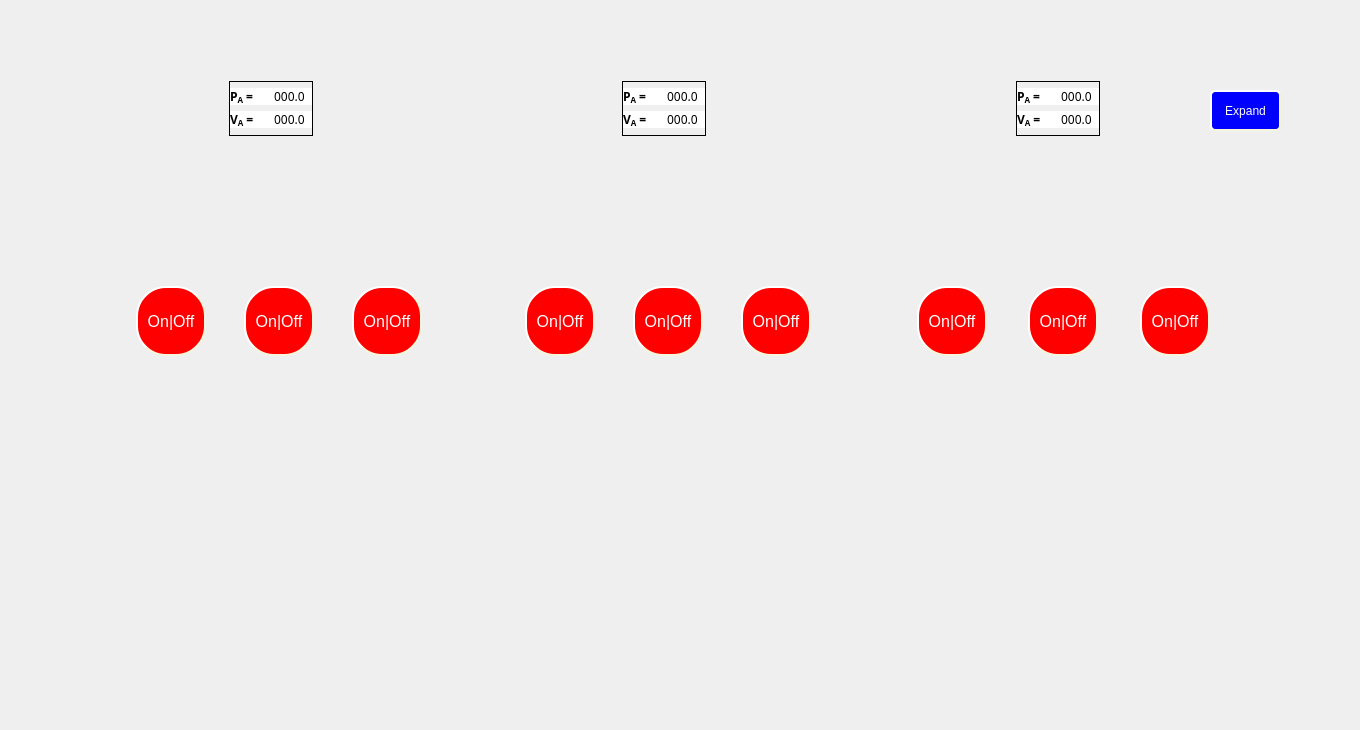
    <widget class="QWidget" name="CapacitiveLoads">
     <attribute name="title">
      <string>Capacitive Loads</string>
     </attribute>
     <widget class="QLabel" name="label_3">
      <property name="geometry">
       <rect>
        <x>0</x>
        <y>0</y>
        <width>1351</width>
        <height>721</height>
       </rect>
      </property>
      <property name="styleSheet">
       <string notr="true">border-image: url(:/img/Cap.png);</string>
      </property>
      <property name="text">
       <string/>
      </property>
     </widget>
     <widget class="QPushButton" name="btnC1">
      <property name="geometry">
       <rect>
        <x>136</x>
        <y>286</y>
        <width>70</width>
        <height>70</height>
       </rect>
      </property>
      <property name="sizePolicy">
       <sizepolicy hsizetype="Preferred" vsizetype="Fixed">
        <horstretch>0</horstretch>
        <verstretch>0</verstretch>
       </sizepolicy>
      </property>
      <property name="minimumSize">
       <size>
        <width>70</width>
        <height>70</height>
       </size>
      </property>
      <property name="maximumSize">
       <size>
        <width>70</width>
        <height>70</height>
       </size>
      </property>
      <property name="styleSheet">
       <string notr="true">#btnC1{
background-color: red;
border-radius: 30px;
border-style: outset;
border-width: 2px;
border-color: beige;
padding: 3px;
max-width:60px;
max-height:60px;
min-width:60px;
min-height:60px;
font-size:16px;
font-weight:300;
color: white;
text-align:center;
}
#btnC1:checked{
	background-color: green;
}</string>
      </property>
      <property name="text">
       <string>On|Off</string>
      </property>
      <property name="checkable">
       <bool>true</bool>
      </property>
     </widget>
     <widget class="QPushButton" name="btnC2">
      <property name="geometry">
       <rect>
        <x>244</x>
        <y>286</y>
        <width>70</width>
        <height>70</height>
       </rect>
      </property>
      <property name="sizePolicy">
       <sizepolicy hsizetype="Preferred" vsizetype="Fixed">
        <horstretch>0</horstretch>
        <verstretch>0</verstretch>
       </sizepolicy>
      </property>
      <property name="minimumSize">
       <size>
        <width>70</width>
        <height>70</height>
       </size>
      </property>
      <property name="maximumSize">
       <size>
        <width>70</width>
        <height>70</height>
       </size>
      </property>
      <property name="styleSheet">
       <string notr="true">#btnC2{
background-color: red;
border-radius: 30px;
border-style: outset;
border-width: 2px;
border-color: beige;
padding: 3px;
max-width:60px;
max-height:60px;
min-width:60px;
min-height:60px;
font-size:16px;
font-weight:300;
color: white;
text-align:center;
}
#btnC2:checked{
	background-color: green;
}</string>
      </property>
      <property name="text">
       <string>On|Off</string>
      </property>
      <property name="checkable">
       <bool>true</bool>
      </property>
     </widget>
     <widget class="QPushButton" name="btnC3">
      <property name="geometry">
       <rect>
        <x>352</x>
        <y>286</y>
        <width>70</width>
        <height>70</height>
       </rect>
      </property>
      <property name="sizePolicy">
       <sizepolicy hsizetype="Preferred" vsizetype="Fixed">
        <horstretch>0</horstretch>
        <verstretch>0</verstretch>
       </sizepolicy>
      </property>
      <property name="minimumSize">
       <size>
        <width>70</width>
        <height>70</height>
       </size>
      </property>
      <property name="maximumSize">
       <size>
        <width>70</width>
        <height>70</height>
       </size>
      </property>
      <property name="styleSheet">
       <string notr="true">#btnC3{
background-color: red;
border-radius: 30px;
border-style: outset;
border-width: 2px;
border-color: beige;
padding: 3px;
max-width:60px;
max-height:60px;
min-width:60px;
min-height:60px;
font-size:16px;
font-weight:300;
color: white;
text-align:center;
}
#btnC3:checked{
	background-color: green;
}</string>
      </property>
      <property name="text">
       <string>On|Off</string>
      </property>
      <property name="checkable">
       <bool>true</bool>
      </property>
     </widget>
     <widget class="QPushButton" name="btnC4">
      <property name="geometry">
       <rect>
        <x>525</x>
        <y>286</y>
        <width>70</width>
        <height>70</height>
       </rect>
      </property>
      <property name="sizePolicy">
       <sizepolicy hsizetype="Preferred" vsizetype="Fixed">
        <horstretch>0</horstretch>
        <verstretch>0</verstretch>
       </sizepolicy>
      </property>
      <property name="minimumSize">
       <size>
        <width>70</width>
        <height>70</height>
       </size>
      </property>
      <property name="maximumSize">
       <size>
        <width>70</width>
        <height>70</height>
       </size>
      </property>
      <property name="styleSheet">
       <string notr="true">#btnC4{
background-color: red;
border-radius: 30px;
border-style: outset;
border-width: 2px;
border-color: beige;
padding: 3px;
max-width:60px;
max-height:60px;
min-width:60px;
min-height:60px;
font-size:16px;
font-weight:300;
color: white;
text-align:center;
}
#btnC4:checked{
	background-color: green;
}</string>
      </property>
      <property name="text">
       <string>On|Off</string>
      </property>
      <property name="checkable">
       <bool>true</bool>
      </property>
     </widget>
     <widget class="QPushButton" name="btnC5">
      <property name="geometry">
       <rect>
        <x>633</x>
        <y>286</y>
        <width>70</width>
        <height>70</height>
       </rect>
      </property>
      <property name="sizePolicy">
       <sizepolicy hsizetype="Preferred" vsizetype="Fixed">
        <horstretch>0</horstretch>
        <verstretch>0</verstretch>
       </sizepolicy>
      </property>
      <property name="minimumSize">
       <size>
        <width>70</width>
        <height>70</height>
       </size>
      </property>
      <property name="maximumSize">
       <size>
        <width>70</width>
        <height>70</height>
       </size>
      </property>
      <property name="styleSheet">
       <string notr="true">#btnC5{
background-color: red;
border-radius: 30px;
border-style: outset;
border-width: 2px;
border-color: beige;
padding: 3px;
max-width:60px;
max-height:60px;
min-width:60px;
min-height:60px;
font-size:16px;
font-weight:300;
color: white;
text-align:center;
}
#btnC5:checked{
	background-color: green;
}</string>
      </property>
      <property name="text">
       <string>On|Off</string>
      </property>
      <property name="checkable">
       <bool>true</bool>
      </property>
     </widget>
     <widget class="QPushButton" name="btnC6">
      <property name="geometry">
       <rect>
        <x>741</x>
        <y>286</y>
        <width>70</width>
        <height>70</height>
       </rect>
      </property>
      <property name="sizePolicy">
       <sizepolicy hsizetype="Preferred" vsizetype="Fixed">
        <horstretch>0</horstretch>
        <verstretch>0</verstretch>
       </sizepolicy>
      </property>
      <property name="minimumSize">
       <size>
        <width>70</width>
        <height>70</height>
       </size>
      </property>
      <property name="maximumSize">
       <size>
        <width>70</width>
        <height>70</height>
       </size>
      </property>
      <property name="styleSheet">
       <string notr="true">#btnC6{
background-color: red;
border-radius: 30px;
border-style: outset;
border-width: 2px;
border-color: beige;
padding: 3px;
max-width:60px;
max-height:60px;
min-width:60px;
min-height:60px;
font-size:16px;
font-weight:300;
color: white;
text-align:center;
}
#btnC6:checked{
	background-color: green;
}</string>
      </property>
      <property name="text">
       <string>On|Off</string>
      </property>
      <property name="checkable">
       <bool>true</bool>
      </property>
     </widget>
     <widget class="QPushButton" name="btnC7">
      <property name="geometry">
       <rect>
        <x>917</x>
        <y>286</y>
        <width>70</width>
        <height>70</height>
       </rect>
      </property>
      <property name="sizePolicy">
       <sizepolicy hsizetype="Preferred" vsizetype="Fixed">
        <horstretch>0</horstretch>
        <verstretch>0</verstretch>
       </sizepolicy>
      </property>
      <property name="minimumSize">
       <size>
        <width>70</width>
        <height>70</height>
       </size>
      </property>
      <property name="maximumSize">
       <size>
        <width>70</width>
        <height>70</height>
       </size>
      </property>
      <property name="styleSheet">
       <string notr="true">#btnC7{
background-color: red;
border-radius: 30px;
border-style: outset;
border-width: 2px;
border-color: beige;
padding: 3px;
max-width:60px;
max-height:60px;
min-width:60px;
min-height:60px;
font-size:16px;
font-weight:300;
color: white;
text-align:center;
}
#btnC7:checked{
	background-color: green;
}</string>
      </property>
      <property name="text">
       <string>On|Off</string>
      </property>
      <property name="checkable">
       <bool>true</bool>
      </property>
     </widget>
     <widget class="QPushButton" name="btnC8">
      <property name="geometry">
       <rect>
        <x>1028</x>
        <y>286</y>
        <width>70</width>
        <height>70</height>
       </rect>
      </property>
      <property name="sizePolicy">
       <sizepolicy hsizetype="Preferred" vsizetype="Fixed">
        <horstretch>0</horstretch>
        <verstretch>0</verstretch>
       </sizepolicy>
      </property>
      <property name="minimumSize">
       <size>
        <width>70</width>
        <height>70</height>
       </size>
      </property>
      <property name="maximumSize">
       <size>
        <width>70</width>
        <height>70</height>
       </size>
      </property>
      <property name="styleSheet">
       <string notr="true">#btnC8{
background-color: red;
border-radius: 30px;
border-style: outset;
border-width: 2px;
border-color: beige;
padding: 3px;
max-width:60px;
max-height:60px;
min-width:60px;
min-height:60px;
font-size:16px;
font-weight:300;
color: white;
text-align:center;
}
#btnC8:checked{
	background-color: green;
}</string>
      </property>
      <property name="text">
       <string>On|Off</string>
      </property>
      <property name="checkable">
       <bool>true</bool>
      </property>
     </widget>
     <widget class="QPushButton" name="btnC9">
      <property name="geometry">
       <rect>
        <x>1140</x>
        <y>286</y>
        <width>70</width>
        <height>70</height>
       </rect>
      </property>
      <property name="sizePolicy">
       <sizepolicy hsizetype="Preferred" vsizetype="Fixed">
        <horstretch>0</horstretch>
        <verstretch>0</verstretch>
       </sizepolicy>
      </property>
      <property name="minimumSize">
       <size>
        <width>70</width>
        <height>70</height>
       </size>
      </property>
      <property name="maximumSize">
       <size>
        <width>70</width>
        <height>70</height>
       </size>
      </property>
      <property name="styleSheet">
       <string notr="true">#btnC9{
background-color: red;
border-radius: 30px;
border-style: outset;
border-width: 2px;
border-color: beige;
padding: 3px;
max-width:60px;
max-height:60px;
min-width:60px;
min-height:60px;
font-size:16px;
font-weight:300;
color: white;
text-align:center;
}
#btnC9:checked{
	background-color: green;
}</string>
      </property>
      <property name="text">
       <string>On|Off</string>
      </property>
      <property name="checkable">
       <bool>true</bool>
      </property>
     </widget>
     <widget class="QFrame" name="frame">
      <property name="geometry">
       <rect>
        <x>229</x>
        <y>81</y>
        <width>84</width>
        <height>55</height>
       </rect>
      </property>
      <property name="frameShape">
       <enum>QFrame::Panel</enum>
      </property>
      <layout class="QHBoxLayout" name="horizontalLayout">
       <property name="spacing">
        <number>0</number>
       </property>
       <property name="leftMargin">
        <number>0</number>
       </property>
       <property name="topMargin">
        <number>0</number>
       </property>
       <property name="rightMargin">
        <number>0</number>
       </property>
       <property name="bottomMargin">
        <number>0</number>
       </property>
       <item>
        <layout class="QVBoxLayout" name="verticalLayout">
         <item>
          <widget class="QLabel" name="Pa_label_left_CapLoad">
           <property name="sizePolicy">
            <sizepolicy hsizetype="Expanding" vsizetype="Fixed">
             <horstretch>0</horstretch>
             <verstretch>0</verstretch>
            </sizepolicy>
           </property>
           <property name="font">
            <font>
             <family>Inter UI</family>
             <pointsize>9</pointsize>
             <weight>75</weight>
             <bold>true</bold>
             <stylestrategy>PreferDefault</stylestrategy>
            </font>
           </property>
           <property name="styleSheet">
            <string notr="true">background-color: rgb(255, 255, 255);</string>
           </property>
           <property name="text">
            <string>&lt;html&gt;&lt;head/&gt;&lt;body&gt;&lt;p&gt;P&lt;span style=&quot; vertical-align:sub;&quot;&gt;A&lt;/span&gt; =&lt;/p&gt;&lt;/body&gt;&lt;/html&gt;</string>
           </property>
          </widget>
         </item>
         <item>
          <widget class="QLabel" name="Va_label_left_CapLoad">
           <property name="sizePolicy">
            <sizepolicy hsizetype="Expanding" vsizetype="Fixed">
             <horstretch>0</horstretch>
             <verstretch>0</verstretch>
            </sizepolicy>
           </property>
           <property name="font">
            <font>
             <family>Inter UI</family>
             <pointsize>9</pointsize>
             <weight>75</weight>
             <bold>true</bold>
            </font>
           </property>
           <property name="styleSheet">
            <string notr="true">background-color: rgb(255, 255, 255);</string>
           </property>
           <property name="text">
            <string>&lt;html&gt;&lt;head/&gt;&lt;body&gt;&lt;p&gt;V&lt;span style=&quot; vertical-align:sub;&quot;&gt;A&lt;/span&gt; =&lt;/p&gt;&lt;/body&gt;&lt;/html&gt;</string>
           </property>
          </widget>
         </item>
        </layout>
       </item>
       <item>
        <layout class="QVBoxLayout" name="verticalLayout_2">
         <item>
          <widget class="QLabel" name="Pa_live_label_left_CapLoad">
           <property name="sizePolicy">
            <sizepolicy hsizetype="Expanding" vsizetype="Fixed">
             <horstretch>0</horstretch>
             <verstretch>0</verstretch>
            </sizepolicy>
           </property>
           <property name="font">
            <font>
             <family>Inter UI Medium</family>
             <pointsize>9</pointsize>
            </font>
           </property>
           <property name="styleSheet">
            <string notr="true">background-color: rgb(255, 255, 255);</string>
           </property>
           <property name="text">
            <string> 000.0 </string>
           </property>
          </widget>
         </item>
         <item>
          <widget class="QLabel" name="Va_live_label_left_CapLoad">
           <property name="sizePolicy">
            <sizepolicy hsizetype="Expanding" vsizetype="Fixed">
             <horstretch>0</horstretch>
             <verstretch>0</verstretch>
            </sizepolicy>
           </property>
           <property name="font">
            <font>
             <family>Inter UI Medium</family>
             <pointsize>9</pointsize>
            </font>
           </property>
           <property name="styleSheet">
            <string notr="true">background-color: rgb(255, 255, 255);</string>
           </property>
           <property name="text">
            <string> 000.0 </string>
           </property>
          </widget>
         </item>
        </layout>
       </item>
      </layout>
     </widget>
     <widget class="QFrame" name="frame_3">
      <property name="geometry">
       <rect>
        <x>622</x>
        <y>81</y>
        <width>84</width>
        <height>55</height>
       </rect>
      </property>
      <property name="frameShape">
       <enum>QFrame::Panel</enum>
      </property>
      <layout class="QHBoxLayout" name="horizontalLayout_4">
       <property name="spacing">
        <number>0</number>
       </property>
       <property name="leftMargin">
        <number>0</number>
       </property>
       <property name="topMargin">
        <number>0</number>
       </property>
       <property name="rightMargin">
        <number>0</number>
       </property>
       <property name="bottomMargin">
        <number>0</number>
       </property>
       <item>
        <layout class="QVBoxLayout" name="verticalLayout_8">
         <item>
          <widget class="QLabel" name="Pa_label_middle_CapLoad">
           <property name="sizePolicy">
            <sizepolicy hsizetype="Expanding" vsizetype="Fixed">
             <horstretch>0</horstretch>
             <verstretch>0</verstretch>
            </sizepolicy>
           </property>
           <property name="font">
            <font>
             <family>Inter UI</family>
             <pointsize>9</pointsize>
             <weight>75</weight>
             <bold>true</bold>
             <stylestrategy>PreferDefault</stylestrategy>
            </font>
           </property>
           <property name="styleSheet">
            <string notr="true">background-color: rgb(255, 255, 255);</string>
           </property>
           <property name="text">
            <string>&lt;html&gt;&lt;head/&gt;&lt;body&gt;&lt;p&gt;P&lt;span style=&quot; vertical-align:sub;&quot;&gt;A&lt;/span&gt; =&lt;/p&gt;&lt;/body&gt;&lt;/html&gt;</string>
           </property>
          </widget>
         </item>
         <item>
          <widget class="QLabel" name="Va_label_middle_CapLoad">
           <property name="sizePolicy">
            <sizepolicy hsizetype="Expanding" vsizetype="Fixed">
             <horstretch>0</horstretch>
             <verstretch>0</verstretch>
            </sizepolicy>
           </property>
           <property name="font">
            <font>
             <family>Inter UI</family>
             <pointsize>9</pointsize>
             <weight>75</weight>
             <bold>true</bold>
            </font>
           </property>
           <property name="styleSheet">
            <string notr="true">background-color: rgb(255, 255, 255);</string>
           </property>
           <property name="text">
            <string>&lt;html&gt;&lt;head/&gt;&lt;body&gt;&lt;p&gt;V&lt;span style=&quot; vertical-align:sub;&quot;&gt;A&lt;/span&gt; =&lt;/p&gt;&lt;/body&gt;&lt;/html&gt;</string>
           </property>
          </widget>
         </item>
        </layout>
       </item>
       <item>
        <layout class="QVBoxLayout" name="verticalLayout_9">
         <item>
          <widget class="QLabel" name="Pa_live_label_middle_CapLoad">
           <property name="sizePolicy">
            <sizepolicy hsizetype="Expanding" vsizetype="Fixed">
             <horstretch>0</horstretch>
             <verstretch>0</verstretch>
            </sizepolicy>
           </property>
           <property name="font">
            <font>
             <family>Inter UI Medium</family>
             <pointsize>9</pointsize>
            </font>
           </property>
           <property name="styleSheet">
            <string notr="true">background-color: rgb(255, 255, 255);</string>
           </property>
           <property name="text">
            <string> 000.0 </string>
           </property>
          </widget>
         </item>
         <item>
          <widget class="QLabel" name="Va_live_label_middle_CapLoad">
           <property name="sizePolicy">
            <sizepolicy hsizetype="Expanding" vsizetype="Fixed">
             <horstretch>0</horstretch>
             <verstretch>0</verstretch>
            </sizepolicy>
           </property>
           <property name="font">
            <font>
             <family>Inter UI Medium</family>
             <pointsize>9</pointsize>
            </font>
           </property>
           <property name="styleSheet">
            <string notr="true">background-color: rgb(255, 255, 255);</string>
           </property>
           <property name="text">
            <string> 000.0 </string>
           </property>
          </widget>
         </item>
        </layout>
       </item>
      </layout>
     </widget>
     <widget class="QFrame" name="frame_4">
      <property name="geometry">
       <rect>
        <x>1016</x>
        <y>81</y>
        <width>84</width>
        <height>55</height>
       </rect>
      </property>
      <property name="frameShape">
       <enum>QFrame::Panel</enum>
      </property>
      <layout class="QHBoxLayout" name="horizontalLayout_6">
       <property name="spacing">
        <number>0</number>
       </property>
       <property name="leftMargin">
        <number>0</number>
       </property>
       <property name="topMargin">
        <number>0</number>
       </property>
       <property name="rightMargin">
        <number>0</number>
       </property>
       <property name="bottomMargin">
        <number>0</number>
       </property>
       <item>
        <layout class="QVBoxLayout" name="verticalLayout_11">
         <item>
          <widget class="QLabel" name="Pa_label_right_CapLoad">
           <property name="sizePolicy">
            <sizepolicy hsizetype="Expanding" vsizetype="Fixed">
             <horstretch>0</horstretch>
             <verstretch>0</verstretch>
            </sizepolicy>
           </property>
           <property name="font">
            <font>
             <family>Inter UI</family>
             <pointsize>9</pointsize>
             <weight>75</weight>
             <bold>true</bold>
             <stylestrategy>PreferDefault</stylestrategy>
            </font>
           </property>
           <property name="styleSheet">
            <string notr="true">background-color: rgb(255, 255, 255);</string>
           </property>
           <property name="text">
            <string>&lt;html&gt;&lt;head/&gt;&lt;body&gt;&lt;p&gt;P&lt;span style=&quot; vertical-align:sub;&quot;&gt;A&lt;/span&gt; =&lt;/p&gt;&lt;/body&gt;&lt;/html&gt;</string>
           </property>
          </widget>
         </item>
         <item>
          <widget class="QLabel" name="Va_label_right_CapLoad">
           <property name="sizePolicy">
            <sizepolicy hsizetype="Expanding" vsizetype="Fixed">
             <horstretch>0</horstretch>
             <verstretch>0</verstretch>
            </sizepolicy>
           </property>
           <property name="font">
            <font>
             <family>Inter UI</family>
             <pointsize>9</pointsize>
             <weight>75</weight>
             <bold>true</bold>
            </font>
           </property>
           <property name="styleSheet">
            <string notr="true">background-color: rgb(255, 255, 255);</string>
           </property>
           <property name="text">
            <string>&lt;html&gt;&lt;head/&gt;&lt;body&gt;&lt;p&gt;V&lt;span style=&quot; vertical-align:sub;&quot;&gt;A&lt;/span&gt; =&lt;/p&gt;&lt;/body&gt;&lt;/html&gt;</string>
           </property>
          </widget>
         </item>
        </layout>
       </item>
       <item>
        <layout class="QVBoxLayout" name="verticalLayout_12">
         <item>
          <widget class="QLabel" name="Pa_live_label_right_CapLoad">
           <property name="sizePolicy">
            <sizepolicy hsizetype="Expanding" vsizetype="Fixed">
             <horstretch>0</horstretch>
             <verstretch>0</verstretch>
            </sizepolicy>
           </property>
           <property name="font">
            <font>
             <family>Inter UI Medium</family>
             <pointsize>9</pointsize>
            </font>
           </property>
           <property name="styleSheet">
            <string notr="true">background-color: rgb(255, 255, 255);</string>
           </property>
           <property name="text">
            <string> 000.0 </string>
           </property>
          </widget>
         </item>
         <item>
          <widget class="QLabel" name="Va_live_label_right_CapLoad">
           <property name="sizePolicy">
            <sizepolicy hsizetype="Expanding" vsizetype="Fixed">
             <horstretch>0</horstretch>
             <verstretch>0</verstretch>
            </sizepolicy>
           </property>
           <property name="font">
            <font>
             <family>Inter UI Medium</family>
             <pointsize>9</pointsize>
            </font>
           </property>
           <property name="styleSheet">
            <string notr="true">background-color: rgb(255, 255, 255);</string>
           </property>
           <property name="text">
            <string> 000.0 </string>
           </property>
          </widget>
         </item>
        </layout>
       </item>
      </layout>
     </widget>
     <widget class="QPushButton" name="Cap_right_expand_butt">
      <property name="geometry">
       <rect>
        <x>1210</x>
        <y>90</y>
        <width>71</width>
        <height>41</height>
       </rect>
      </property>
      <property name="sizePolicy">
       <sizepolicy hsizetype="Minimum" vsizetype="Minimum">
        <horstretch>0</horstretch>
        <verstretch>0</verstretch>
       </sizepolicy>
      </property>
      <property name="minimumSize">
       <size>
        <width>10</width>
        <height>10</height>
       </size>
      </property>
      <property name="maximumSize">
       <size>
        <width>80</width>
        <height>80</height>
       </size>
      </property>
      <property name="sizeIncrement">
       <size>
        <width>1</width>
        <height>1</height>
       </size>
      </property>
      <property name="toolTip">
       <string>&lt;html&gt;&lt;head/&gt;&lt;body&gt;&lt;p&gt;Opens a window with data from all 3 phases.&lt;/p&gt;&lt;/body&gt;&lt;/html&gt;</string>
      </property>
      <property name="styleSheet">
       <string notr="true">#Cap_right_expand_butt{
background-color: blue;
border-style: outset;
border-radius: 5px;
border-width:2px;
border-color:beige;
font-size:12px;
font-weight:100;
color: white;

padding:2px;

}
#Cap_right_expand_butt:pressed{
	background-color: #ff8c00;
}</string>
      </property>
      <property name="text">
       <string>Expand</string>
      </property>
      <property name="checkable">
       <bool>true</bool>
      </property>
     </widget>
    </widget>
